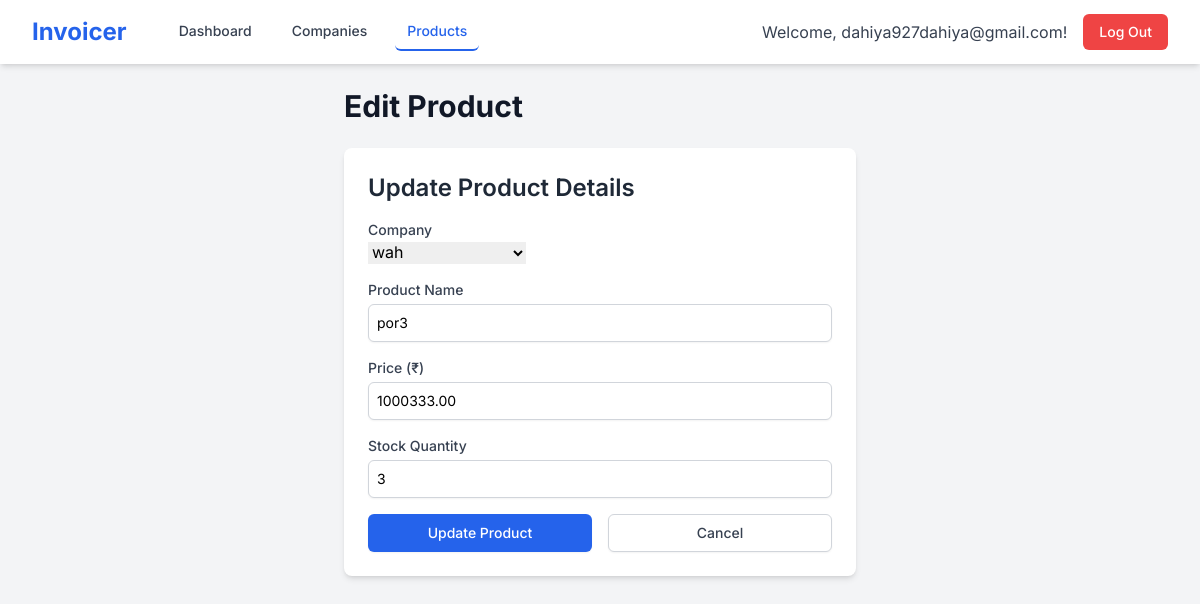
The app's page /edit-product.php?id=2 (signed in) with its own data.
### tables this page shows
CREATE TABLE `products` (
  `id` int(11) NOT NULL,
  `user_id` int(11) NOT NULL,
  `product_name` varchar(255) NOT NULL,
  `price` decimal(10,2) NOT NULL,
  `company_id` int(11) NOT NULL,
  `stock` int(11) DEFAULT 0
);

CREATE TABLE `companies` (
  `id` int(11) NOT NULL,
  `user_id` int(11) NOT NULL,
  `company_name` varchar(255) NOT NULL,
  `gstin` varchar(15) DEFAULT NULL,
  `state` varchar(100) DEFAULT NULL,
  `state_code` varchar(10) DEFAULT NULL,
  `address` text DEFAULT NULL
);

### edit-product.php (the view, shortened to what this page needs)
<?php
$user_id = $_SESSION['user_id'];
$user_email = $_SESSION['user_email'];
$servername = "localhost";
$username = "root";
$password = "";
$dbname = "invoicer_db";
$conn = new mysqli($servername, $username, $password, $dbname);
$product_id = (int)$_GET['id'];
$search_term = $_GET['search'] ?? '';
$filter_company_id = $_GET['company'] ?? '';
$query_string = http_build_query(['search' => $search_term, 'company' => $filter_company_id]);
$companies = [];
$sql_companies = "SELECT id, company_name FROM companies WHERE user_id = ?";
$stmt_companies = $conn->prepare($sql_companies);
$stmt_companies->bind_param("i", $user_id);
$stmt_companies->execute();
$result_companies = $stmt_companies->get_result();
while($row = $result_companies->fetch_assoc()) {
    $companies[] = $row;
}
$sql = "SELECT product_name, company_id, price, stock FROM products WHERE id = ? AND user_id = ?";
$stmt = $conn->prepare($sql);
$stmt->bind_param("ii", $product_id, $user_id);
$stmt->execute();
$result = $stmt->get_result();
$product = $result->fetch_assoc();
?>
<!DOCTYPE html>
<html lang="en">
<head>
    <script src="https://cdn.tailwindcss.com"></script>
    <link rel="stylesheet" href="https://cdn.jsdelivr.net/npm/choices.js/public/assets/styles/choices.min.css" />
</head>
<body class="bg-gray-100">
    <nav class="bg-white shadow-md">
        <div class="max-w-7xl mx-auto px-4 sm:px-6 lg:px-8">
            <div class="flex justify-between h-16">
                <div class="flex items-center">
                    <span class="text-2xl font-bold text-blue-600">Invoicer</span>
                    <div class="ml-10 flex items-baseline space-x-4">
                        <a href="dashboard.php" class="text-gray-700 hover:text-blue-600 px-3 py-2 rounded-md text-sm font-medium">Dashboard</a>
                        <a href="companies.php" class="text-gray-700 hover:text-blue-600 px-3 py-2 rounded-md text-sm font-medium">Companies</a>
                        <a href="products.php" class="text-blue-600 border-b-2 border-blue-600 px-3 py-2 rounded-md text-sm font-medium" aria-current="page">Products</a>
                    </div>
                </div>
                <div class="flex items-center">
                    <span class="text-gray-700 mr-4">Welcome, <?php echo htmlspecialchars($user_email); ?>!</span>
                    <a href="logout.php" class="bg-red-500 text-white px-4 py-2 rounded-md text-sm font-medium hover:bg-red-600">
                        Log Out
                    </a>
                </div>
            </div>
        </div>
    </nav>
    <div class="max-w-xl mx-auto py-6 sm:px-6 lg:px-8">
        <h1 class="text-3xl font-bold text-gray-900 mb-6">Edit Product</h1>
        <div class="bg-white shadow-md rounded-lg p-6">
            <h2 class="text-2xl font-semibold text-gray-800 mb-4">Update Product Details</h2>
            <form action="edit-product.php?id=<?php echo $product_id; ?>&<?php echo $query_string; ?>" method="POST" class="space-y-4">
                <div>
                    <label for="company_id" class="block text-sm font-medium text-gray-700">Company</label>
                    <select id="company_id" name="company_id" required>
                        <?php foreach ($companies as $company): ?>
                            <option value="<?php echo $company['id']; ?>" <?php echo ($company['id'] == $product['company_id']) ? 'selected' : ''; ?>>
                                <?php echo htmlspecialchars($company['company_name']); ?>
                            </option>
                        <?php endforeach; ?>
                    </select>
                </div>
                <div>
                    <label for="product_name" class="block text-sm font-medium text-gray-700">Product Name</label>
                    <input type="text" id="product_name" name="product_name" required
                           value="<?php echo htmlspecialchars($product['product_name']); ?>"
                           class="mt-1 block w-full rounded-md border-gray-300 shadow-sm focus:border-blue-500 focus:ring-blue-500 sm:text-sm p-2 border">
                </div>
                <div>
                    <label for="price" class="block text-sm font-medium text-gray-700">Price (₹)</label>
                    <input type="number" id="price" name="price" step="0.01" min="0" required
                           value="<?php echo htmlspecialchars($product['price']); ?>"
                           class="mt-1 block w-full rounded-md border-gray-300 shadow-sm focus:border-blue-500 focus:ring-blue-500 sm:text-sm p-2 border">
                </div>
                <div>
                    <label for="stock" class="block text-sm font-medium text-gray-700">Stock Quantity</label>
                    <input type="number" id="stock" name="stock" min="0" required
                           value="<?php echo htmlspecialchars($product['stock']); ?>"
                           class="mt-1 block w-full rounded-md border-gray-300 shadow-sm focus:border-blue-500 focus:ring-blue-500 sm:text-sm p-2 border">
                </div>
                <div class="flex gap-4">
                    <button type="submit"
                            class="w-full flex justify-center py-2 px-4 border border-transparent rounded-md shadow-sm text-sm font-medium text-white bg-blue-600 hover:bg-blue-700 focus:outline-none focus:ring-2 focus:ring-offset-2 focus:ring-blue-500">
                        Update Product
                    </button>
                    <a href="products.php?<?php echo $query_string; ?>"
                       class="w-full flex justify-center py-2 px-4 border border-gray-300 rounded-md shadow-sm text-sm font-medium text-gray-700 bg-white hover:bg-gray-50 focus:outline-none focus:ring-2 focus:ring-offset-2 focus:ring-indigo-500">
                        Cancel
                    </a>
                </div>
            </form>
        </div>
    </div>
</body>
</html>

### edit-product.php (style rules this page uses)
body { font-family: 'Inter', sans-serif; }

### records on screen
products: company_id "wah", product_name "por3", price "1000333.00", stock "3"

### other values on screen
$user_email "dahiya927dahiya@gmail.com"
